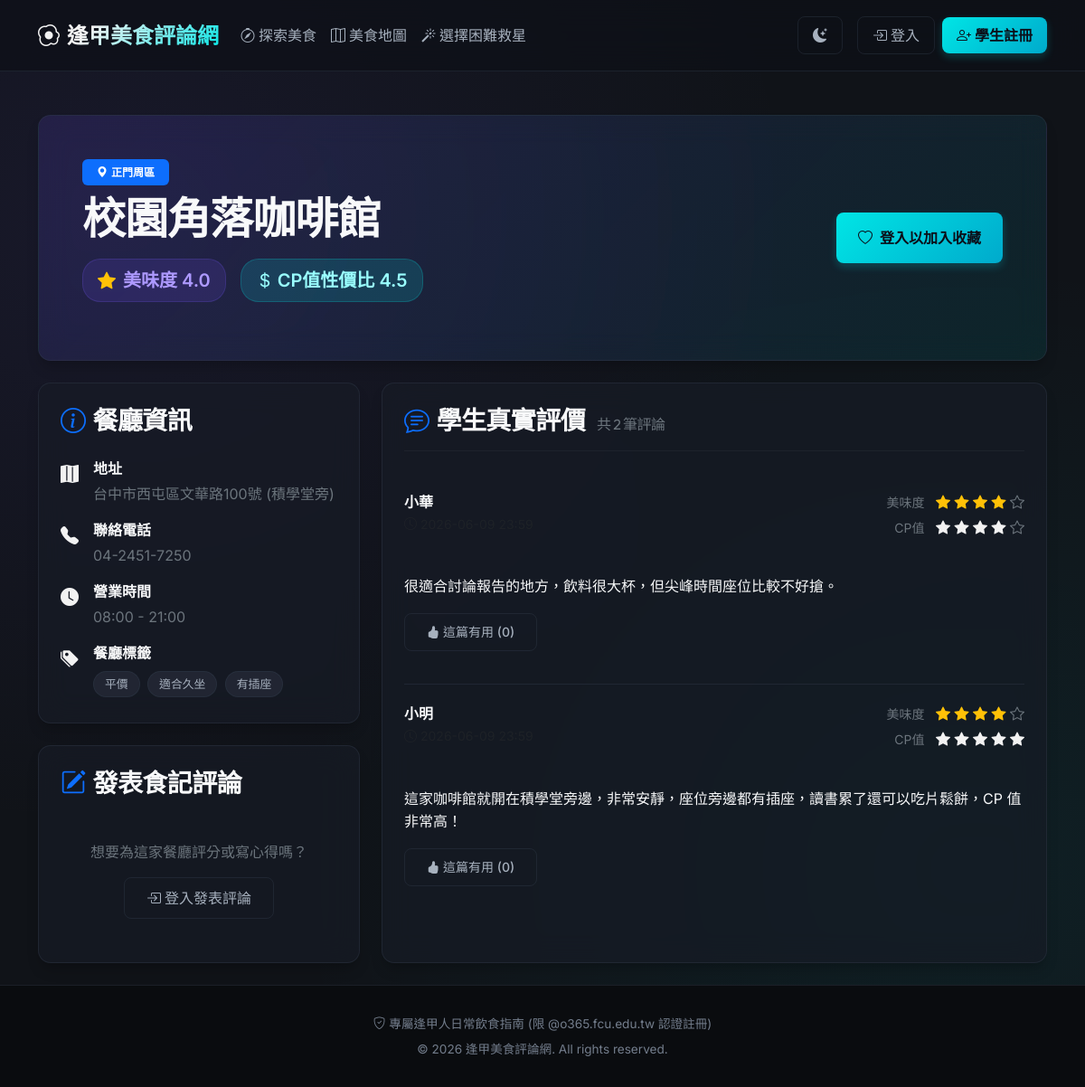
/restaurants/4, run on the app's committed database.
### app/models/restaurant.py (models this page shows, shortened)
class Restaurant(db.Model):
    __tablename__ = 'restaurants'
    id = db.Column(db.Integer, primary_key=True, autoincrement=True)
    name = db.Column(db.String(100), nullable=False, index=True)
    address = db.Column(db.String(200), nullable=False)
    phone = db.Column(db.String(20), nullable=True)
    opening_hours = db.Column(db.String(100), nullable=True)
    landmark = db.Column(db.String(50), nullable=False, index=True) # 如：正門、東門、西門、便當街
    avg_rating = db.Column(db.Float, nullable=False, default=0.0)    # 平均美味星等
    avg_cp = db.Column(db.Float, nullable=False, default=0.0)        # 平均 CP 值
    latitude = db.Column(db.Float, nullable=True)                    # 緯度
    longitude = db.Column(db.Float, nullable=True)                   # 經度
    created_at = db.Column(db.DateTime, nullable=False, default=datetime.utcnow)
    tags = db.relationship('Tag', secondary=restaurant_tags, backref=db.backref('restaurants', lazy='dynamic'))
    reviews = db.relationship('Review', backref='restaurant', lazy=True, cascade="all, delete-orphan")
    favorites = db.relationship('Favorite', backref='restaurant', lazy=True, cascade="all, delete-orphan")
    @classmethod
    def get_by_id(cls, restaurant_id):
        return cls.query.get(restaurant_id)
    def delete(self):
        """刪除餐廳"""
        db.session.delete(self)
        db.session.commit()

class Tag(db.Model):
    __tablename__ = 'tags'
    id = db.Column(db.Integer, primary_key=True, autoincrement=True)
    name = db.Column(db.String(50), unique=True, nullable=False)

### app/models/review.py (models this page shows, shortened)
class Review(db.Model):
    __tablename__ = 'reviews'
    id = db.Column(db.Integer, primary_key=True, autoincrement=True)
    user_id = db.Column(db.Integer, db.ForeignKey('users.id', ondelete='CASCADE'), nullable=False)
    restaurant_id = db.Column(db.Integer, db.ForeignKey('restaurants.id', ondelete='CASCADE'), nullable=False)
    content = db.Column(db.Text, nullable=False)
    rating = db.Column(db.Integer, nullable=False)       # 美味度 (1-5)
    cp_rating = db.Column(db.Integer, nullable=False)    # CP 值 (1-5)
    created_at = db.Column(db.DateTime, nullable=False, default=datetime.utcnow)
    likes = db.relationship('ReviewLike', backref='review_obj', lazy=True, cascade="all, delete-orphan")
    replies = db.relationship('ReviewReply', backref='review_obj', lazy=True, cascade="all, delete-orphan")
    @classmethod
    def get_by_restaurant(cls, restaurant_id):
        return cls.query.filter_by(restaurant_id=restaurant_id).order_by(cls.created_at.desc()).all()
    def delete(self):
        """刪除評論，並重新計算餐廳平均分數"""
        restaurant_id = self.restaurant_id
        db.session.delete(self)
        db.session.commit()
        from app.models.restaurant import Restaurant
        Restaurant.update_averages(restaurant_id)

### app/models/user.py (models this page shows, shortened)
class User(db.Model):
    __tablename__ = 'users'
    id = db.Column(db.Integer, primary_key=True, autoincrement=True)
    username = db.Column(db.String(50), unique=True, nullable=False)
    email = db.Column(db.String(120), unique=True, nullable=False)
    password_hash = db.Column(db.String(128), nullable=False)
    created_at = db.Column(db.DateTime, nullable=False, default=datetime.utcnow)
    reviews = db.relationship('Review', backref='author', lazy=True, cascade="all, delete-orphan")
    replies = db.relationship('ReviewReply', backref='author', lazy=True, cascade="all, delete-orphan")
    favorites = db.relationship('Favorite', backref='user', lazy=True, cascade="all, delete-orphan")
    def delete(self):
        """刪除目前使用者"""
        db.session.delete(self)
        db.session.commit()

### app/routes/restaurant.py (the view)
@restaurant_bp.route('/restaurants/<int:id>')
def detail(id):
    restaurant = Restaurant.get_by_id(id)
    if not restaurant:
        abort(404)
    reviews = Review.get_by_restaurant(id)
    is_favorited = False
    liked_review_ids = set()
    user_lists = []
    if 'user_id' in session:
        user_id = session['user_id']
        is_favorited = Favorite.is_favorited(user_id, id)
        user_lists = Favorite.get_user_lists(user_id)
        likes = ReviewLike.query.filter_by(user_id=user_id).all()
        liked_review_ids = {like.review_id for like in likes}
    return render_template(
        'restaurant/detail.html',
        restaurant=restaurant,
        reviews=reviews,
        is_favorited=is_favorited,
        liked_review_ids=liked_review_ids,
        user_lists=user_lists
    )

### app/templates/restaurant/detail.html (shortened to what this page needs)
{% extends "base.html" %}
{% block content %}
<div class="row g-4">
    <div class="col-12">
        <div class="glass-panel p-5" style="background: linear-gradient(135deg, hsla(252, 90%, 65%, 0.15) 0%, hsla(180, 100%, 45%, 0.08) 100%);">
            <div class="d-flex flex-column flex-md-row justify-content-between align-items-md-center gap-4">
                <div>
                    <span class="badge bg-primary px-3 py-2 mb-2"><i class="bi bi-geo-alt-fill me-1"></i>{{ restaurant.landmark }}周區</span>
                    <h1 class="display-5 text-light fw-bold mb-3">{{ restaurant.name }}</h1>
                    <div class="d-flex gap-3 align-items-center mb-3">
                        <span class="rating-pill px-3 py-2 fs-5">
                            <i class="bi bi-star-fill text-warning me-2"></i>美味度 {{ restaurant.avg_rating }}
                        </span>
                        <span class="cp-pill px-3 py-2 fs-5">
                            <i class="bi bi-currency-dollar me-1"></i>CP值性價比 {{ restaurant.avg_cp }}
                        </span>
                    </div>
                </div>
                <div>
                    {% if session.get('user_id') %}
                        <div class="d-flex gap-2">
                            <button class="btn btn-accent-custom btn-toggle-favorite py-3 px-4 d-flex align-items-center" data-restaurant-id="{{ restaurant.id }}">
                                <i class="bi {% if is_favorited %}bi-heart-fill text-danger{% else %}bi-heart{% endif %} me-2"></i>
                                <span class="fav-text">{% if is_favorited %}已收藏{% else %}加入收藏{% endif %}</span>
                            </button>
                            <button class="btn btn-outline-custom py-3 px-3" data-bs-toggle="modal" data-bs-target="#customListModal" title="加入自訂口袋名單">
                                <i class="bi bi-folder-plus fs-5"></i>
                            </button>
                        </div>
                    {% else %}
                        <a href="{{ url_for('auth.login') }}" class="btn btn-accent-custom py-3 px-4">
                            <i class="bi bi-heart me-2"></i>登入以加入收藏
                        </a>
                    {% endif %}
                </div>
            </div>
        </div>
    </div>
    <div class="col-lg-4">
        <div class="glass-panel p-4 mb-4">
            <h3 class="mb-4 text-light"><i class="bi bi-info-circle text-primary me-2"></i>餐廳資訊</h3>
            <ul class="list-unstyled mb-0">
                <li class="mb-3 d-flex align-items-start">
                    <i class="bi bi-map-fill text-accent me-3 mt-1 fs-5"></i>
                    <div>
                        <strong class="text-light d-block mb-1">地址</strong>
                        <span class="text-secondary">{{ restaurant.address }}</span>
                    </div>
                </li>
                <li class="mb-3 d-flex align-items-start">
                    <i class="bi bi-telephone-fill text-accent me-3 mt-1 fs-5"></i>
                    <div>
                        <strong class="text-light d-block mb-1">聯絡電話</strong>
                        <span class="text-secondary">{{ restaurant.phone or '暫無資訊' }}</span>
                    </div>
                </li>
                <li class="mb-3 d-flex align-items-start">
                    <i class="bi bi-clock-fill text-accent me-3 mt-1 fs-5"></i>
                    <div>
                        <strong class="text-light d-block mb-1">營業時間</strong>
                        <span class="text-secondary">{{ restaurant.opening_hours or '暫無資訊' }}</span>
                    </div>
                </li>
                <li class="d-flex align-items-start">
                    <i class="bi bi-tags-fill text-accent me-3 mt-1 fs-5"></i>
                    <div>
                        <strong class="text-light d-block mb-1">餐廳標籤</strong>
                        <div class="mt-2">
                            {% for tag in restaurant.tags %}
                                <span class="tag-badge m-0 me-1 mb-1">{{ tag.name }}</span>
                            {% else %}
                                <span class="text-muted small">暫無標籤</span>
                            {% endfor %}
                        </div>
                    </div>
                </li>
            </ul>
        </div>
        <div class="glass-panel p-4">
            <h3 class="mb-4 text-light"><i class="bi bi-pencil-square text-primary me-2"></i>發表食記評論</h3>
            {% if session.get('user_id') %}
                <form action="{{ url_for('review.create_review', id=restaurant.id) }}" method="POST">
                    <div class="mb-3">
                        <label class="form-label text-secondary d-block fw-semibold">美味度評分</label>
                        <div class="star-rating-select">
                            <input type="radio" name="rating" id="star-delicious-5" value="5" required><label for="star-delicious-5">★</label>
                            <input type="radio" name="rating" id="star-delicious-4" value="4"><label for="star-delicious-4">★</label>
                            <input type="radio" name="rating" id="star-delicious-3" value="3"><label for="star-delicious-3">★</label>
                            <input type="radio" name="rating" id="star-delicious-2" value="2"><label for="star-delicious-2">★</label>
                            <input type="radio" name="rating" id="star-delicious-1" value="1"><label for="star-delicious-1">★</label>
                        </div>
                    </div>
                    <div class="mb-3">
                        <label class="form-label text-secondary d-block fw-semibold">CP 值 (性價比)</label>
                        <div class="star-rating-select">
                            <input type="radio" name="cp_rating" id="star-cp-5" value="5" required><label for="star-cp-5">★</label>
                            <input type="radio" name="cp_rating" id="star-cp-4" value="4"><label for="star-cp-4">★</label>
                            <input type="radio" name="cp_rating" id="star-cp-3" value="3"><label for="star-cp-3">★</label>
                            <input type="radio" name="cp_rating" id="star-cp-2" value="2"><label for="star-cp-2">★</label>
                            <input type="radio" name="cp_rating" id="star-cp-1" value="1"><label for="star-cp-1">★</label>
                        </div>
                    </div>
                    <div class="mb-4">
                        <label for="content" class="form-label text-secondary fw-semibold">用餐心得與分享</label>
                        <textarea class="form-control form-control-custom" id="content" name="content" rows="4" placeholder="分享這家店的招牌菜、有沒有插座、適不適合讀書或聚餐..." required></textarea>
                    </div>
                    <button type="submit" class="btn btn-primary-custom w-100 py-3">
                        <i class="bi bi-send me-1"></i>提交美食評論
                    </button>
                </form>
            {% else %}
                <div class="text-center py-4">
                    <p class="text-secondary mb-3">想要為這家餐廳評分或寫心得嗎？</p>
                    <a href="{{ url_for('auth.login', next=request.path) }}" class="btn btn-outline-custom">
                        <i class="bi bi-box-arrow-in-right me-1"></i>登入發表評論
                    </a>
                </div>
            {% endif %}
        </div>
    </div>
    <div class="col-lg-8">
        <div class="glass-panel p-4 h-100">
            <h3 class="mb-4 text-light pb-3 border-bottom border-secondary border-opacity-10">
                <i class="bi bi-chat-text text-primary me-2"></i>學生真實評價
                <span class="fs-6 text-secondary fw-normal ms-2">共 {{ reviews|length }} 筆評論</span>
            </h3>
            {% if reviews %}
                <div class="reviews-list">
                    {% for rev in reviews %}
                        <div class="review-item">
                            <div class="d-flex justify-content-between align-items-start mb-3">
                                <div>
                                    <strong class="text-light d-block">{{ rev.author.username }}</strong>
                                    <span class="text-muted small"><i class="bi bi-clock me-1"></i>{{ rev.created_at.strftime('%Y-%m-%d %H:%M') }}</span>
                                </div>
                                <div class="text-end">
                                    <div class="mb-1">
                                        <span class="text-secondary small me-2">美味度</span>
                                        {% for i in range(1, 6) %}
                                            {% if rev.rating >= i %}
                                                <i class="bi bi-star-fill text-warning"></i>
                                            {% else %}
                                                <i class="bi bi-star text-secondary opacity-30"></i>
                                            {% endif %}
                                        {% endfor %}
                                    </div>
                                    <div>
                                        <span class="text-secondary small me-2">CP值</span>
                                        {% for i in range(1, 6) %}
                                            {% if rev.cp_rating >= i %}
                                                <i class="bi bi-star-fill text-accent"></i>
                                            {% else %}
                                                <i class="bi bi-star text-secondary opacity-30"></i>
                                            {% endif %}
                                        {% endfor %}
                                    </div>
                                </div>
                            </div>
                            <div class="review-content text-light mb-3" style="line-height: 1.6; white-space: pre-line;">
                                {{ rev.content }}
                            </div>
                            <div class="d-flex align-items-center gap-2 mb-3">
                                {% if session.get('user_id') %}
                                    <button class="btn btn-sm btn-like-review d-flex align-items-center {% if rev.id in liked_review_ids %}btn-primary-custom liked{% else %}btn-outline-custom{% endif %}"
                                            data-review-id="{{ rev.id }}">
                                        <i class="bi bi-hand-thumbs-up-fill me-1"></i> 這篇有用
                                        (<span class="like-count">{{ rev.likes|length }}</span>)
                                    </button>
                                {% else %}
                                    <a href="{{ url_for('auth.login') }}" class="btn btn-sm btn-outline-custom d-flex align-items-center">
                                        <i class="bi bi-hand-thumbs-up-fill me-1"></i> 這篇有用
                                        ({{ rev.likes|length }})
                                    </a>
                                {% endif %}
                            </div>
                        </div>
                    {% endfor %}
                </div>
            {% else %}
                <div class="text-center py-5">
                    <i class="bi bi-chat-square-dots fs-1 text-muted"></i>
                    <p class="text-secondary mt-3">目前這家店還沒有評價，快來當第一個發表評價的逢甲人吧！</p>
                </div>
            {% endif %}
        </div>
    </div>
</div>
{% endblock %}

### data on the page
Restaurant: landmark "正門", name "校園角落咖啡館", avg_rating "4.0", avg_cp "4.5", address "台中市西屯區文華路100號 (積學堂旁)", phone "04-2451-7250", opening_hours "08:00 - 21:00"
Tag: name "平價"
Tag: name "適合久坐"
Tag: name "有插座"
Review: author.username "小華", rating 4 (drawn), cp_rating 4 (drawn), content "很適合討論報告的地方，飲料很大杯，但尖峰時間座位比較不好搶。", likes|length "0"
Review: author.username "小明", rating 4 (drawn), cp_rating 5 (drawn), content "這家咖啡館就開在積學堂旁邊，非常安靜，座位旁邊都有插座，讀書累了還可以吃片鬆餅，CP 值非常高！", likes|length "0"

### other printed values
{{ reviews|length }} "2"
